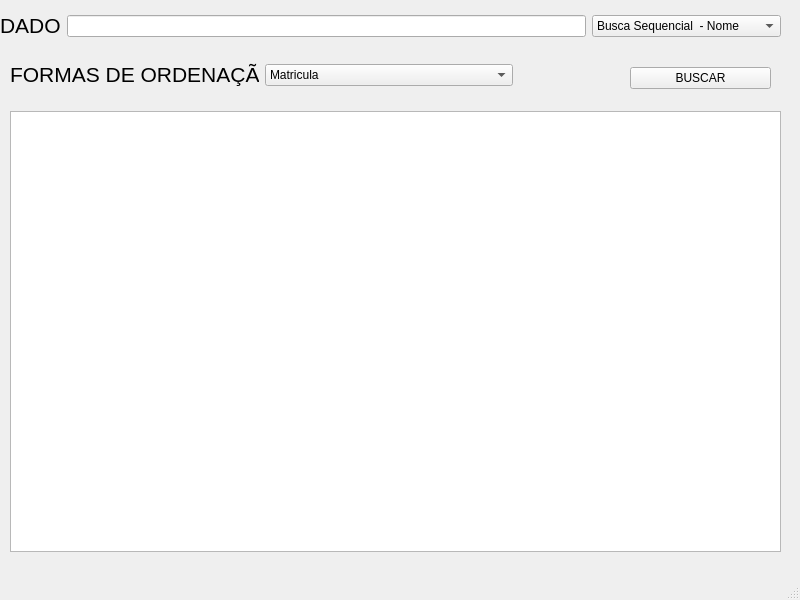
<?xml version="1.0" encoding="UTF-8"?>
<ui version="4.0">
 <class>MainWindow</class>
 <widget class="QMainWindow" name="MainWindow">
  <property name="geometry">
   <rect>
    <x>0</x>
    <y>0</y>
    <width>800</width>
    <height>600</height>
   </rect>
  </property>
  <property name="windowTitle">
   <string>MainWindow</string>
  </property>
  <widget class="QWidget" name="centralwidget">
   <widget class="QTableView" name="tableView">
    <property name="geometry">
     <rect>
      <x>10</x>
      <y>111</y>
      <width>771</width>
      <height>441</height>
     </rect>
    </property>
   </widget>
   <widget class="QWidget" name="layoutWidget">
    <property name="geometry">
     <rect>
      <x>0</x>
      <y>10</y>
      <width>781</width>
      <height>32</height>
     </rect>
    </property>
    <layout class="QHBoxLayout" name="horizontalLayout_2">
     <item>
      <layout class="QHBoxLayout" name="horizontalLayout">
       <item>
        <widget class="QLabel" name="label">
         <property name="text">
          <string>&lt;html&gt;&lt;head/&gt;&lt;body&gt;&lt;p&gt;&lt;span style=&quot; font-size:16pt;&quot;&gt;DADO&lt;/span&gt;&lt;/p&gt;&lt;/body&gt;&lt;/html&gt;</string>
         </property>
        </widget>
       </item>
       <item>
        <widget class="QLineEdit" name="lineEdit"/>
       </item>
       <item>
        <widget class="QComboBox" name="comboBoxBusca">
         <item>
          <property name="text">
           <string>Busca Sequencial  - Nome</string>
          </property>
         </item>
         <item>
          <property name="text">
           <string>Busca Sequencial - Matricula</string>
          </property>
         </item>
         <item>
          <property name="text">
           <string>Busca Binária - Nome</string>
          </property>
         </item>
         <item>
          <property name="text">
           <string>Busca Binária - Matricula</string>
          </property>
         </item>
        </widget>
       </item>
      </layout>
     </item>
    </layout>
   </widget>
   <widget class="QWidget" name="layoutWidget">
    <property name="geometry">
     <rect>
      <x>10</x>
      <y>60</y>
      <width>503</width>
      <height>30</height>
     </rect>
    </property>
    <layout class="QHBoxLayout" name="horizontalLayout_3">
     <item>
      <widget class="QLabel" name="label_2">
       <property name="text">
        <string>&lt;html&gt;&lt;head/&gt;&lt;body&gt;&lt;p&gt;&lt;span style=&quot; font-size:16pt;&quot;&gt;FORMAS DE ORDENAÇÃO&lt;/span&gt;&lt;/p&gt;&lt;/body&gt;&lt;/html&gt;</string>
       </property>
      </widget>
     </item>
     <item>
      <widget class="QComboBox" name="comboBoxOrdenacao">
       <item>
        <property name="text">
         <string>Matricula</string>
        </property>
       </item>
       <item>
        <property name="text">
         <string>Nome</string>
        </property>
       </item>
       <item>
        <property name="text">
         <string>Departamento - Nome</string>
        </property>
       </item>
       <item>
        <property name="text">
         <string>Titulação - Nome</string>
        </property>
       </item>
       <item>
        <property name="text">
         <string>Tipo de Contrato - Nome</string>
        </property>
       </item>
       <item>
        <property name="text">
         <string>Departamento - Titulação - Nome</string>
        </property>
       </item>
       <item>
        <property name="text">
         <string>Departamento - Tipo de Contrato - Nome</string>
        </property>
       </item>
      </widget>
     </item>
    </layout>
   </widget>
   <widget class="QWidget" name="">
    <property name="geometry">
     <rect>
      <x>630</x>
      <y>50</y>
      <width>141</width>
      <height>56</height>
     </rect>
    </property>
    <layout class="QVBoxLayout" name="verticalLayout">
     <item>
      <widget class="QPushButton" name="pushButtonBuscar">
       <property name="text">
        <string>BUSCAR</string>
       </property>
      </widget>
     </item>
    </layout>
   </widget>
  </widget>
  <widget class="QMenuBar" name="menubar">
   <property name="geometry">
    <rect>
     <x>0</x>
     <y>0</y>
     <width>800</width>
     <height>22</height>
    </rect>
   </property>
  </widget>
  <widget class="QStatusBar" name="statusbar"/>
 </widget>
 <resources/>
 <connections/>
</ui>
